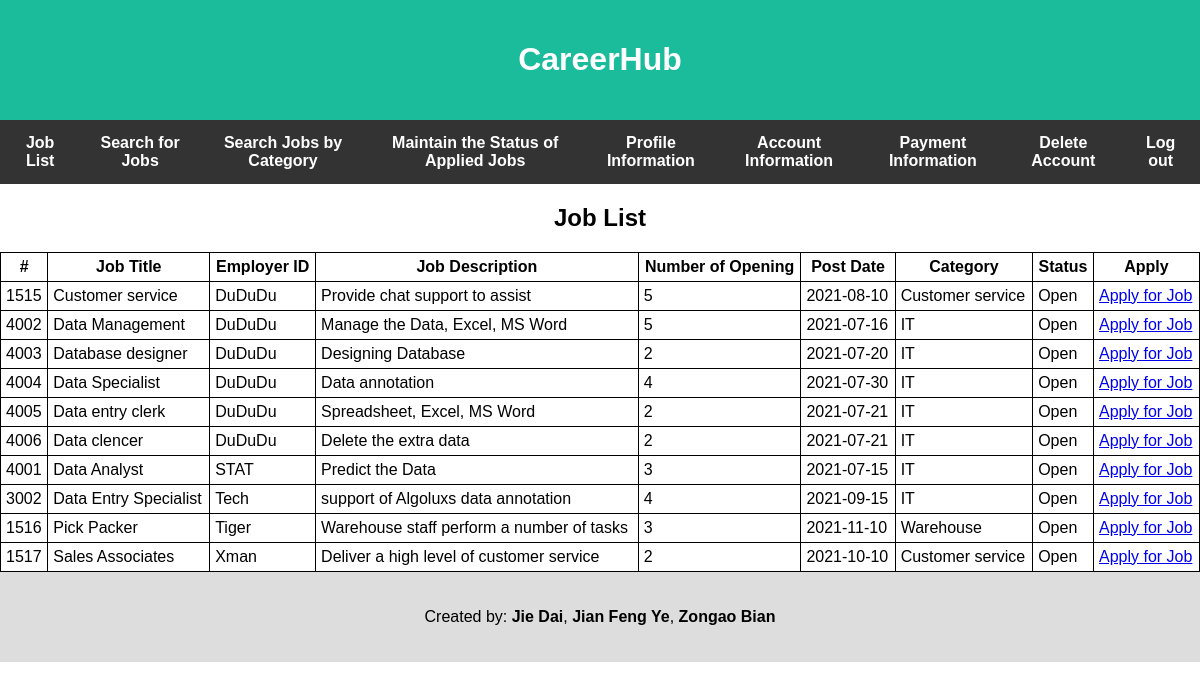
/applicant/applicantJobList.php (signed in), run on the app's committed database.
### tables this page shows
CREATE TABLE Post
(
    jobId      INT(10) UNSIGNED,
    employerId VARCHAR(25),
    PRIMARY KEY (jobId),
    FOREIGN KEY (jobId) REFERENCES Job (jobId),
    FOREIGN KEY (employerId) REFERENCES Employer (userId)
);

CREATE TABLE Job
(
    jobId           INT(10) UNSIGNED AUTO_INCREMENT PRIMARY KEY,
    jobTitle        VARCHAR(30)     NOT NULL,
    description     VARCHAR(50)     NOT NULL,
    numberOfOpening INT(3) UNSIGNED NOT NULL,
    postDate        DATE            NOT NULL,
    category        VARCHAR(30)     NOT NULL,
    status          VARCHAR(30)     NOT NULL DEFAULT 'Open'
);

### common.php (called while the page is built, shortened)
<?php
function escape($html) {
    return htmlspecialchars($html, ENT_QUOTES|ENT_SUBSTITUTE, "UTF-8");
}

### applicant/applicantJobList.php (the view, shortened to what this page needs)
<?php
require "../common.php";
require "../config.php";
?>
<?php
try {
    $connection = new PDO($dsn, $username, $password, $options);
    $sql = "SELECT J.*, P.employerId as employerId FROM Job J NATURAL JOIN Post P";
    $statement = $connection->prepare($sql);
    $statement->execute();
    $result = $statement->fetchAll();
} catch(PDOException $error) {
    echo $sql . "<br>" . $error->getMessage();
}
?>
<?php include "../templates/applicantHeader.php"; ?>
<div class="row">
<div class="up">
<h2>Job List</h2>
</div>
<table>
    <thead>
    <tr>
        <th>#</th>
        <th>Job Title</th>
        <th>Employer ID</th>
        <th>Job Description</th>
        <th>Number of Opening</th>
        <th>Post Date</th>
        <th>Category</th>
        <th>Status</th>
        <th>Apply</th>
    </tr>
    </thead>
    <tbody>
    <?php if($result): ?>
        <?php foreach ($result as $row) : ?>
            <tr>
                <td><?php echo escape($row["jobId"]); ?></td>
                <td><?php echo escape($row["jobTitle"]); ?></td>
                <td><?php echo escape($row["employerId"]); ?></td>
                <td><?php echo escape($row["description"]); ?></td>
                <td><?php echo escape($row["numberOfOpening"]); ?></td>
                <td><?php echo escape($row["postDate"]); ?></td>
                <td><?php echo escape($row["category"]); ?></td>
                <td><?php echo escape($row["status"]); ?> </td>
                <?php if ($_SESSION['category'] != 'Basic'): ?>
                    <td><a href="applicantApply.php?id=<?php echo escape($row["jobId"]); ?>">Apply for Job</a>
                <?php endif; ?>
            </tr>
        <?php endforeach; ?>
    <?php endif; ?>
    </tbody>
</table>
</div>
<?php include "../templates/footer.php"; ?>

### css/style.css (style rules this page uses)
table { border-collapse: collapse; border-spacing: 0; }
td, th { padding: 5px; border-bottom: 1px solid #aaa; }

### templates/applicantHeader.php (style rules this page uses)
* { box-sizing: border-box; }
body { font-family: Arial; margin: 0; }
table, th, td { border: 1px solid black; }
table { width: 100%; }
.row { display: flex; flex-wrap: wrap; }
.up { flex: 100%; text-align: center; }

### data on the page
post: jobId.jobId "1515", jobId.jobTitle "Customer service", employerId "DuDuDu", jobId.description "Provide chat support to assist", jobId.numberOfOpening "5", jobId.postDate "2021-08-10", jobId.category "Customer service", jobId.status "Open"
post: jobId.jobId "4002", jobId.jobTitle "Data Management", employerId "DuDuDu", jobId.description "Manage the Data, Excel, MS Word", jobId.numberOfOpening "5", jobId.postDate "2021-07-16", jobId.category "IT", jobId.status "Open"
post: jobId.jobId "4003", jobId.jobTitle "Database designer", employerId "DuDuDu", jobId.description "Designing Database", jobId.numberOfOpening "2", jobId.postDate "2021-07-20", jobId.category "IT", jobId.status "Open"
post: jobId.jobId "4004", jobId.jobTitle "Data Specialist", employerId "DuDuDu", jobId.description "Data annotation", jobId.numberOfOpening "4", jobId.postDate "2021-07-30", jobId.category "IT", jobId.status "Open"
post: jobId.jobId "4005", jobId.jobTitle "Data entry clerk", employerId "DuDuDu", jobId.description "Spreadsheet, Excel, MS Word", jobId.numberOfOpening "2", jobId.postDate "2021-07-21", jobId.category "IT", jobId.status "Open"
post: jobId.jobId "4006", jobId.jobTitle "Data clencer", employerId "DuDuDu", jobId.description "Delete the extra data", jobId.numberOfOpening "2", jobId.postDate "2021-07-21", jobId.category "IT", jobId.status "Open"
post: jobId.jobId "4001", jobId.jobTitle "Data Analyst", employerId "STAT", jobId.description "Predict the Data", jobId.numberOfOpening "3", jobId.postDate "2021-07-15", jobId.category "IT", jobId.status "Open"
post: jobId.jobId "3002", jobId.jobTitle "Data Entry Specialist", employerId "Tech", jobId.description "support of Algoluxs data annotation", jobId.numberOfOpening "4", jobId.postDate "2021-09-15", jobId.category "IT", jobId.status "Open"
post: jobId.jobId "1516", jobId.jobTitle "Pick Packer", employerId "Tiger", jobId.description "Warehouse staff perform a number of tasks", jobId.numberOfOpening "3", jobId.postDate "2021-11-10", jobId.category "Warehouse", jobId.status "Open"
post: jobId.jobId "1517", jobId.jobTitle "Sales Associates", employerId "Xman", jobId.description "Deliver a high level of customer service", jobId.numberOfOpening "2", jobId.postDate "2021-10-10", jobId.category "Customer service", jobId.status "Open"
